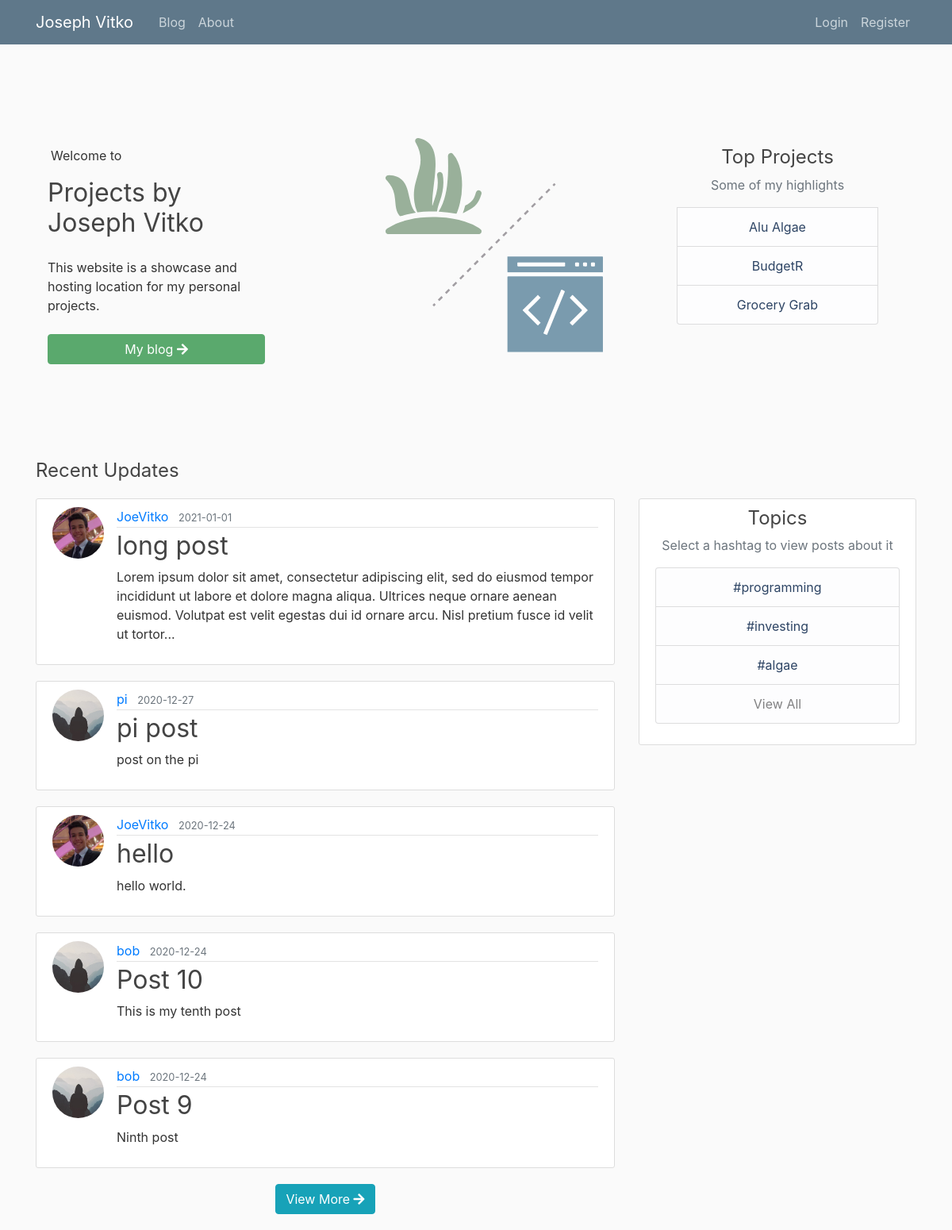
Page /home on the earlier database version.
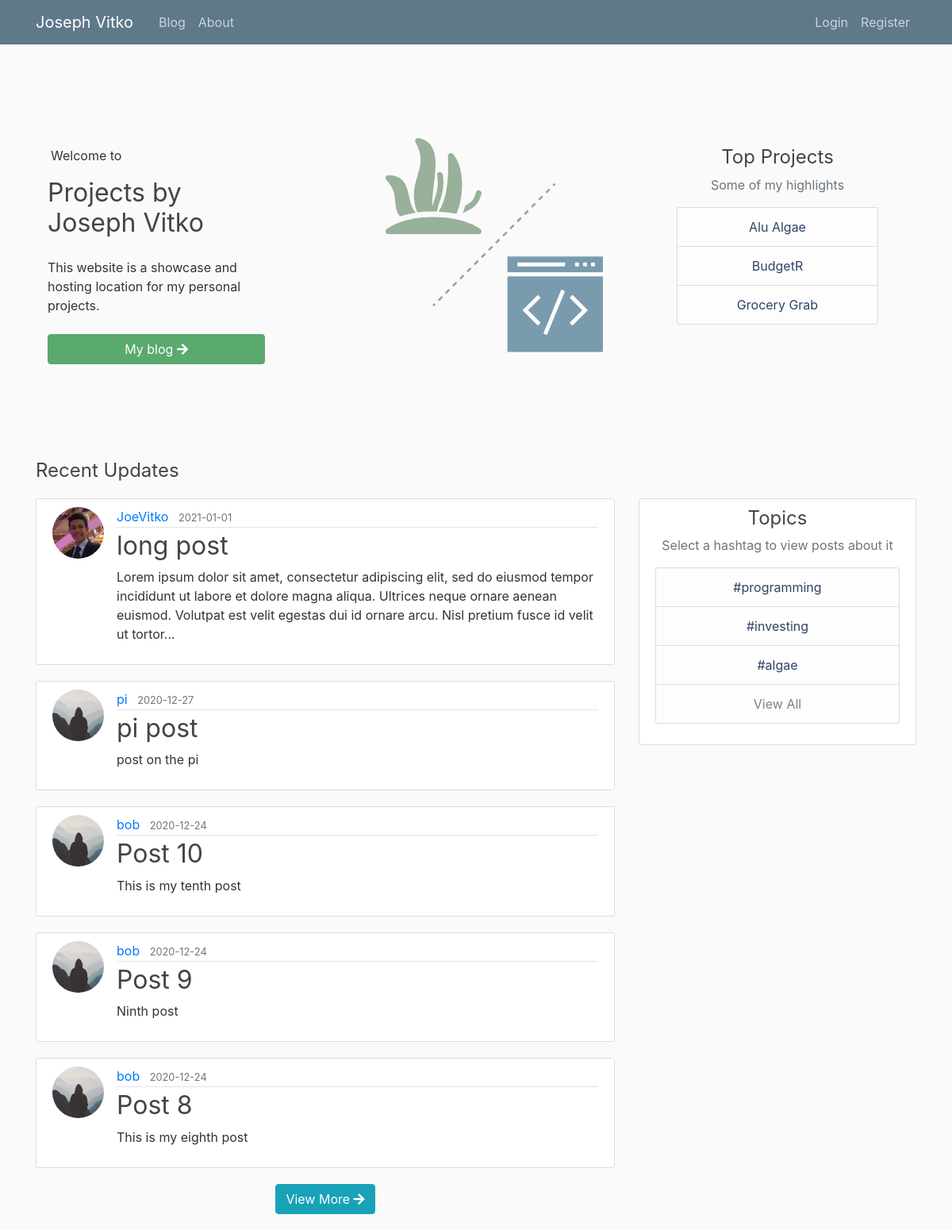
Same page on the later database version.
### flaskblog/models.py (models this page shows, shortened)
class Post(db.Model):
    id = db.Column(db.Integer, primary_key=True)
    title = db.Column(db.String(100), nullable=False)
    date_posted = db.Column(db.DateTime, nullable=False, default=datetime.utcnow)
    content = db.Column(db.Text, nullable=False)
    user_id = db.Column(db.Integer, db.ForeignKey('user.id'), nullable=False)

class User(db.Model, UserMixin):
    id = db.Column(db.Integer, primary_key=True)
    username = db.Column(db.String(20), unique=True, nullable=False)
    email = db.Column(db.String(120), unique=True, nullable=False)
    image_file = db.Column(db.String(20), nullable=False, default='default.jpg')
    password = db.Column(db.String(60), nullable=False)
    posts = db.relationship('Post', backref='author', lazy=True)
    roles = db.relationship('Role', secondary='user_roles')

### flaskblog/main/routes.py (the view)
@main.route('/')
@main.route('/home')
def home():
    posts = Post.query.order_by(Post.date_posted.desc()).limit(5).all()
    return render_template('home.html', posts=posts)

### flaskblog/templates/home.html (shortened to what this page needs)
{% extends "layout.html" %}
{% block topsection %}
    <section class="hero-section">
        <div class="row">
            <div class="col-md-8">
                <div class="container">
                    <div class="row align-items-center">
                        <div class="col-md-5">
                            <div class="mt-md-4">
                                <div>
                                    <span class="text-white-50 ml-1">Welcome to </span>
                                </div>
                                <h2 class="text-black font-weight-normal mb-4 mt-3 hero-title">Projects by <br>Joseph Vitko</h2>
                                <p class="mb-4 font-16 text-white-50">
                                    This website is a showcase and hosting location for my personal projects.
                                </p>
                                <div class="text-center">
                                    <a href="{{ url_for('main.blog') }}" class="btn btn-block btn-success">My blog <i class="fas fa-arrow-right"></i></a>
                                </div>
                            </div>
                        </div>
                        <div class="col-md-5 offset-md-2">
                            <div class="text-center mt-4 mt-md-0">
                                <img src="static/images/illustration.svg" alt="" class="img-fluid hero-image">
                            </div>
                        </div>
                    </div>
                </div>
            </div>
            <div class="col-md-4">
                <div class="mt-4">
                    <h4 class="text-center">Top Projects</h4>
                    <ul class="list-group ml-4 mr-4"><p class="text-muted text-center">Some of my highlights</p>
                        <li class="list-group-item list-group-item-light ml-4 mr-4 text-center"><a class="text-info" href="http://alualgae.com">Alu Algae</a></li>
                        <li class="list-group-item list-group-item-light ml-4 mr-4 text-center"><a class="text-info" href="https://www.congressionalappchallenge.us/19-fl16/">BudgetR</a></li>
                        <li class="list-group-item list-group-item-light ml-4 mr-4 text-center"><a class="text-info" href="https://devpost.com/software/grocery-grab">Grocery Grab</a></li>
                    </ul>
                </div>
            </div>
        </div>
    </section>
    <h4 style="margin-bottom: 20px">Recent Updates</h4>
{% endblock topsection %}
{% block content %}
    {% for post in posts %}
        <article class="media content-section">
            <img class="rounded-circle article-img" src="{{ url_for('static', filename='profile_pics/' + post.author.image_file) }}">
            <div class="media-body">
            <div class="article-metadata">
              <a class="mr-2" href="{{ url_for('users.user_posts', username=post.author.username) }}">{{ post.author.username }}</a>
              <small class="text-muted">{{ post.date_posted.strftime('%Y-%m-%d') }}</small>
            </div>
            <h2><a class="article-title" href="{{ url_for('posts.post', post_id=post.id) }}">{{ post.title }}</a></h2>
            <p class="article-content">{{ post.content|truncate(250) }}</p>
          </div>
        </article>
    {% endfor %}
    <div class="text-center">
        <a href="{{ url_for('main.blog') }}" class="btn btn-info" style="margin-bottom: 20px">View More <i class="fas fa-arrow-right"></i></a>
    </div>
{% endblock content %}

### flaskblog/templates/layout.html (shortened to what this page needs)
{% extends "layout_main.html" %}
{% block midsection %}
    <div class="row">
        <div class="col-md-8">
            {% block content %}{% endblock %}
        </div>
        <div class="col-md-4">
            {% include 'sidebar.html' %}
        </div>
    </div>
{% endblock midsection %}

### flaskblog/templates/layout_main.html (shortened to what this page needs)
<!DOCTYPE html>
<html>
<head>
    <link rel="stylesheet" href="https://maxcdn.bootstrapcdn.com/bootstrap/4.0.0/css/bootstrap.min.css">
    <link rel="stylesheet" type="text/css" href="{{ url_for('static', filename='main.css') }}">
</head>
<body>
{% include 'header.html' %}
<main role="main" class="container">
    {% block topsection %}{% endblock %}
    {% block midsection %}{% endblock %}
</main>
<link rel="stylesheet" href="https://use.fontawesome.com/releases/v5.7.0/css/all.css">
</body>
</html>

### flaskblog/templates/header.html (shortened to what this page needs)
<header class="site-header">
    <nav class="navbar navbar-expand-md navbar-dark bg-steel fixed-top">
        <div class="container">
            <a class="navbar-brand mr-4" href="/">Joseph Vitko</a>
            <div class="collapse navbar-collapse" id="navbarToggleMain">
                <div class="navbar-nav mr-auto">
                  <a class="nav-item nav-link" href="{{ url_for('main.blog') }}">Blog</a>
                  <a class="nav-item nav-link" href="{{ url_for('main.about') }}">About</a>
                </div>
            </div>
            {% if current_user.is_authenticated %}
                <div class="collapse navbar-collapse justify-content-end">
                    <div class="navbar-nav">
                        <div class="collapse navbar-collapse newpost" id="navbarTogglePost">
                            <a class="nav-item nav-link postlink nav-dropdown" href="{{ url_for('posts.new_post') }}"><i class="fas fa-comment-alt"></i> New Post</a>
                        </div>
                        <div class="collapse navbar-collapse" id="navbarToggleUser">
                            <li class="nav-item dropdown">
                                <a class="nav-link dropdown-toggle userlink nav-dropdown" href="#" id="navbarDropdownMenuLink" role="button" data-toggle="dropdown" aria-haspopup="true" aria-expanded="false">
                                    <div class="avatar-img-container">
                                        <img src="{{ url_for('static', filename='profile_pics/' + current_user.image_file) }}" class="rounded-circle avatar-img">
                                    </div>
                                    <span class="nav-text avatar-header">{{ current_user.username }}</span>
                                </a>
                                <ul class="dropdown-menu nav-dropdown-menu" aria-labelledby="navbarDropdownMenuLink">
                                    <li><a class="dropdown-item" href="{{ url_for('users.user_posts', username=current_user.username) }}"><i class="fas fa-user-circle"></i> My Profile</a></li>
                                    <li><a class="dropdown-item" href="{{ url_for('users.account') }}"><i class="fas fa-cog"></i> Settings</a></li>
                                    <li><a class="dropdown-item" href="{{ url_for('users.logout') }}"><i class="fas fa-sign-out-alt"></i> Log Out</a></li>
                                </ul>
                            </li>
                        </div>
                    </div>
                </div>
            {% else %}
                <div class="collapse navbar-collapse justify-content-end" id="navbarToggleAnon">
                    <div class="navbar-nav">
                        <a class="nav-item nav-link" href="{{ url_for('users.login') }}">Login</a>
                        <a class="nav-item nav-link" href="{{ url_for('users.register') }}">Register</a>
                    </div>
                </div>
            {% endif %}
        </div>
    </nav>
</header>

### flaskblog/templates/sidebar.html (shortened to what this page needs)
<div class="content-section">
    <h4 class="text-center">Topics</h4>
    <p class='text-muted text-center'>Select a hashtag to view posts about it</p>
    <ul class="list-group text-center">
        <li class="list-group-item list-group-item-light text-info">#programming</li>
        <li class="list-group-item list-group-item-light text-info">#investing</li>
        <li class="list-group-item list-group-item-light text-info">#algae</li>
        <li class="list-group-item list-group-item-light">View All</li>
    </ul>
</div>

### flaskblog/static/main.css (style rules this page uses)
body { background: #fafafa; color: #333333; margin-top: 5rem; }
.hero-section { position: relative; padding: 80px 0 120px 0; }
h1, h2, h3, h4, h5, h6 { color: #444444; font-weight: 400; }
.bg-steel { background-color: #5f788a; }
.site-header .navbar-nav .nav-link { color: #cbd5db; }
.content-section { background: #ffffff; padding: 10px 20px; border: 1px solid #dddddd; border-radius: 3px; margin-bottom: 20px; }
.article-title { color: #444444; }
.article-content { white-space: pre-line; }
.article-img { height: 65px; width: 65px; margin-right: 16px; }
.article-metadata { padding-bottom: 1px; margin-bottom: 4px; border-bottom: 1px solid #e3e3e3 }
.btn-success { background-color: #5aa96d; border-color: #5aa96d; }
.text-info { color: #2d4464!important; }

Differences in the rows shown:
removed Post: image_file (picture), author.username "JoeVitko", date_posted "2020-12-24", title "hello", content "hello world."
now on this page (row unchanged): Post: image_file (placeholder picture), author.username "bob", date_posted "2020-12-24", title "Post 8", content "This is my eighth post"
